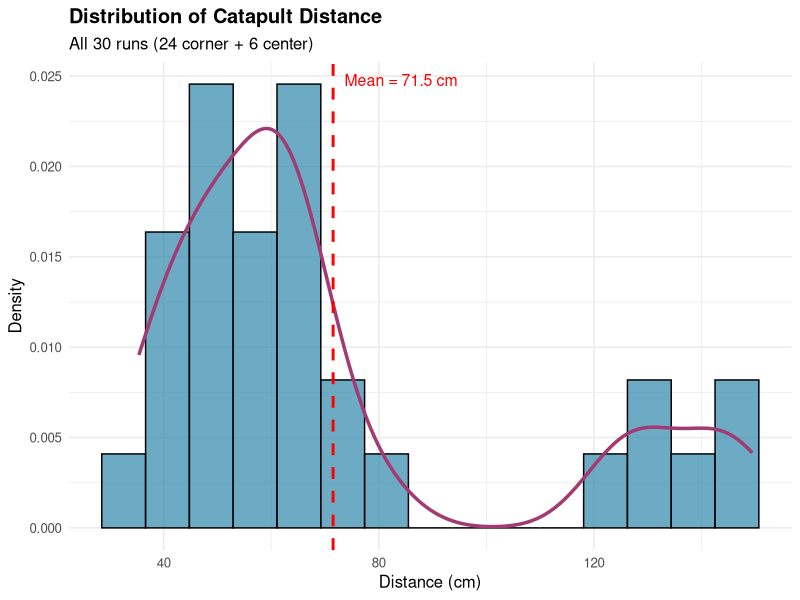
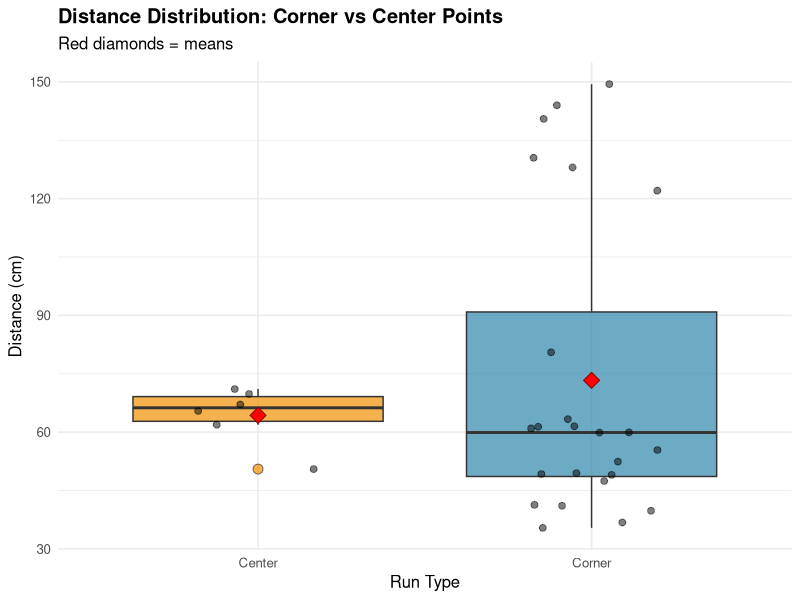
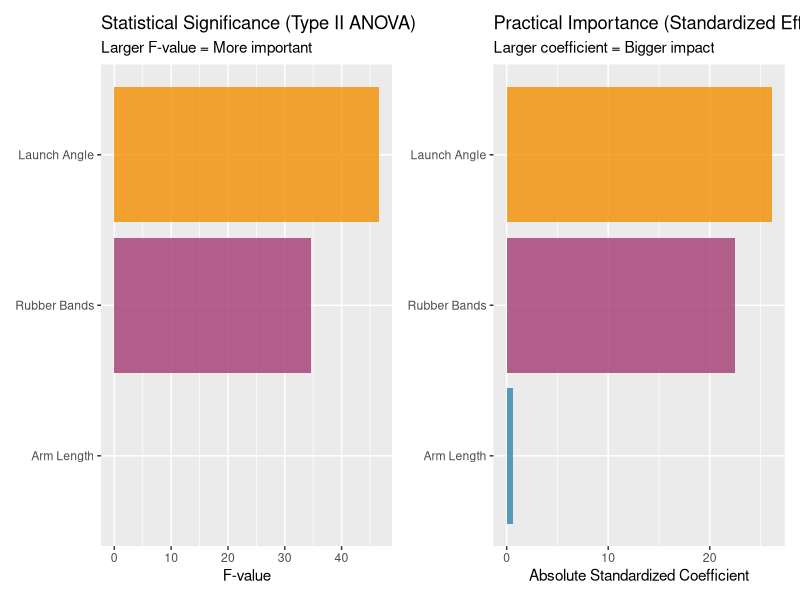
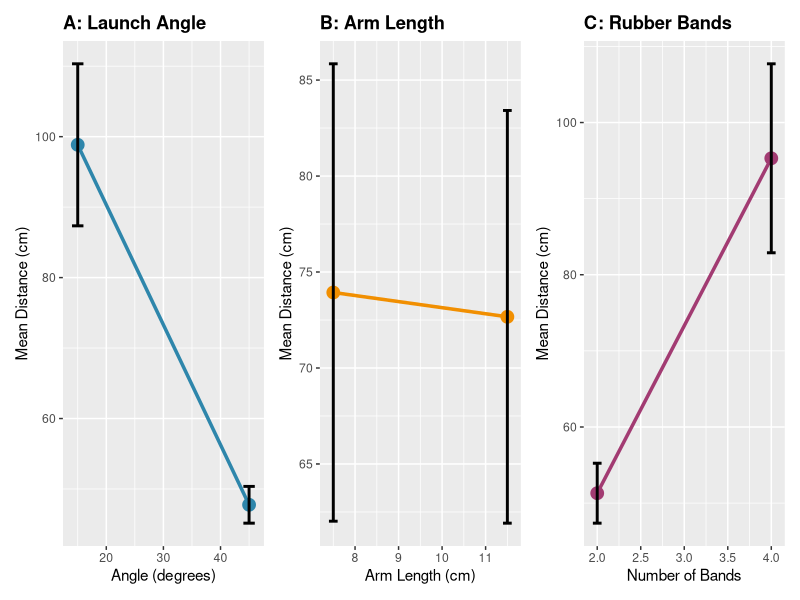
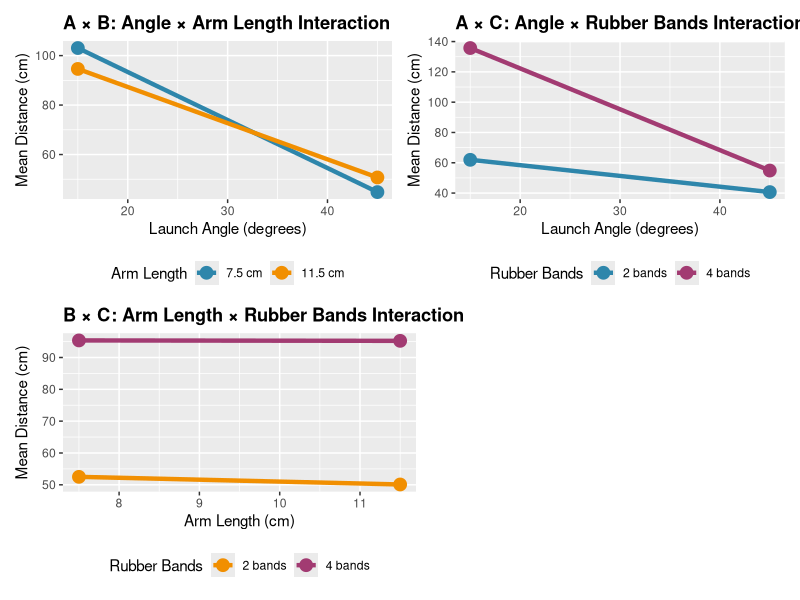
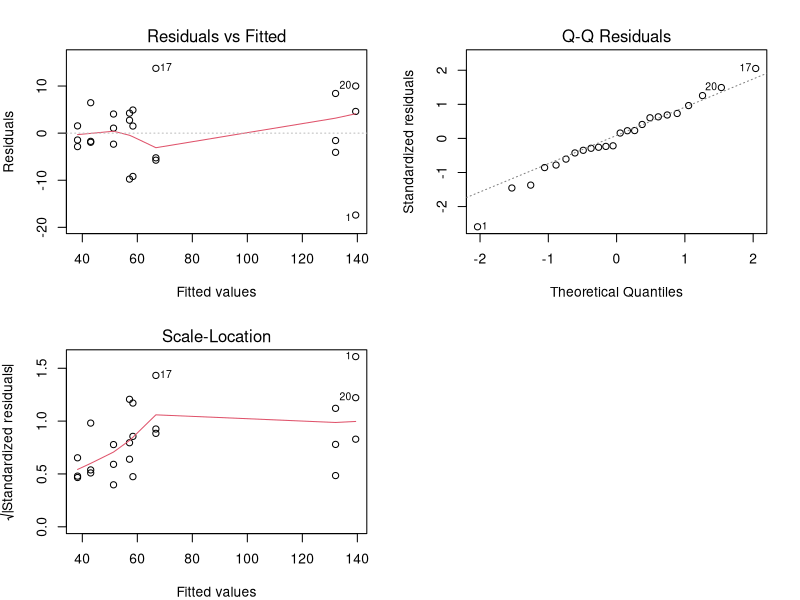

Write R code to recreate these figures, in order.
## ---- chunk 1
#| label: phase1-setup
#| message: false
#| warning: false

# Load required packages
library(tidyverse)
library(knitr)
library(kableExtra)
library(broom)

# Load the dataset
doe_data <- read_csv("Full_Factorial_Catapult_RunSheet.csv")

# Quick inspection
glimpse(doe_data)
## ---- chunk 2
#| label: phase1-structure

# Check run types
cat("\n\nRun type distribution:\n")
table(doe_data$RunType)

# Verify we have correct number of runs
cat("\n\nTotal runs:", nrow(doe_data))
cat("\nCorner points (RunType = 'Corner'):", sum(doe_data$RunType == "Corner"))
cat("\nCenter points (RunType = 'Center'):", sum(doe_data$RunType == "Center"))

# Check factor levels
cat("\n\nFactor levels check:")
cat("\nA_LaunchAngle unique values:", unique(doe_data$A_LaunchAngle))
cat("\nB_ArmLength unique values:", unique(doe_data$B_ArmLength))
cat("\nC_RubberBands unique values:", unique(doe_data$C_RubberBands))
## ---- chunk 3
#| label: phase1-descriptive

summary_stats <- doe_data %>%
  summarise(
    N = n(),
    Mean = mean(Distance_cm),
    Median = median(Distance_cm),
    SD = sd(Distance_cm),
    Min = min(Distance_cm),
    Max = max(Distance_cm),
    Range = Max - Min 
  )

summary_stats %>%
  mutate(across(where(is.numeric), ~round(., 2))) %>%
  kable(caption = "Overall Descriptive Statistics for Distance (cm)") %>%
  kable_styling(bootstrap_options = c("striped", "hover"), full_width = FALSE)
## ---- chunk 4
#| label: phase1-corner-vs-center

# Compare corner points vs center points
corner_center_comparison <- doe_data %>%
  group_by(RunType) %>%
  summarise(
    N = n(),
    Mean = mean(Distance_cm),
    SD = sd(Distance_cm),
    Min = min(Distance_cm),
    Max = max(Distance_cm),
  )

corner_center_comparison %>%
  mutate(across(where(is.numeric) & !N, ~round(., 2))) %>%
  kable(caption = "Corner Points vs Center Points Comparison") %>%
  kable_styling(bootstrap_options = c("striped", "hover"), full_width = FALSE)
## ---- chunk 5
#| label: phase1-treatment-summary

# Calculate mean distance for each treatment combination (corner points only)
treatment_summary <- doe_data %>%
  filter(RunType == "Corner") %>%
  group_by(LaunchAngle_deg, ArmLength_cm, RubberBands_count) %>%
  summarise(
    N = n(),
    Mean = mean(Distance_cm),
    SD = sd(Distance_cm),
    Min = min(Distance_cm),
    Max = max(Distance_cm),
    .groups = "drop"
  ) %>%
  arrange(desc(Mean))  # Sort by best performing first

treatment_summary %>%
  mutate(across(where(is.numeric) & !c(N, LaunchAngle_deg, RubberBands_count), ~round(., 2))) %>%
  kable(caption = "Treatment Combination Summary (Ranked by Mean Distance)") %>%
  kable_styling(bootstrap_options = c("striped", "hover"), full_width = FALSE)
## ---- chunk 6
#| label: phase1-distribution-plot
#| fig-width: 10
#| fig-height: 6

# Histogram with density overlay
ggplot(doe_data, aes(x = Distance_cm)) +
  geom_histogram(aes(y = after_stat(density)), 
                 bins = 15, fill = "#2E86AB", alpha = 0.7, color = "black") +
  geom_density(linewidth = 1.2, color = "#A23B72") +
  geom_vline(xintercept = mean(doe_data$Distance_cm), 
             linetype = "dashed", color = "red", linewidth = 1) +
  annotate("text", x = mean(doe_data$Distance_cm), y = Inf, 
           label = paste("Mean =", round(mean(doe_data$Distance_cm), 1), "cm"),
           vjust = 2, hjust = -0.1, color = "red", size = 4) +
  labs(
    title = "Distribution of Catapult Distance",
    subtitle = "All 30 runs (24 corner + 6 center)",
    x = "Distance (cm)",
    y = "Density"
  ) +
  theme_minimal(base_size = 12) +
  theme(plot.title = element_text(face = "bold"))
## ---- chunk 7
#| label: phase1-boxplot-runtype
#| fig-width: 8
#| fig-height: 6

# Boxplot comparing corner vs center points
ggplot(doe_data, aes(x = RunType, y = Distance_cm, fill = RunType)) +
  geom_boxplot(alpha = 0.7, outlier.shape = 21, outlier.size = 3) +
  geom_jitter(width = 0.2, alpha = 0.5, size = 2) +
  stat_summary(fun = mean, geom = "point", shape = 23, size = 4, 
               fill = "red", color = "darkred") +
  scale_fill_manual(values = c("Corner" = "#2E86AB", "Center" = "#F18F01")) +
  labs(
    title = "Distance Distribution: Corner vs Center Points",
    subtitle = "Red diamonds = means",
    x = "Run Type",
    y = "Distance (cm)"
  ) +
  theme_minimal(base_size = 12) +
  theme(
    plot.title = element_text(face = "bold"),
    legend.position = "none"
  )
## ---- chunk 8
#| label: phase1-outlier-check

# Calculate outliers using IQR method
Q1 <- quantile(doe_data$Distance_cm, 0.25)
Q3 <- quantile(doe_data$Distance_cm, 0.75)
IQR_val <- Q3 - Q1
lower_fence <- Q1 - 1.5 * IQR_val
upper_fence <- Q3 + 1.5 * IQR_val

# Identify potential outliers
outliers <- doe_data %>%
  filter(Distance_cm < lower_fence | Distance_cm > upper_fence) %>%
  select(RunOrder, RunType, LaunchAngle_deg, ArmLength_cm, RubberBands_count, Distance_cm)

cat("Outlier Detection (IQR Method):\n")
cat("Lower Fence:", round(lower_fence, 2), "cm\n")
cat("Upper Fence:", round(upper_fence, 2), "cm\n")
cat("\nNumber of potential outliers:", nrow(outliers), "\n\n")

if(nrow(outliers) > 0) {
  cat("Potential outlier runs:\n")
  print(outliers)
} else {
  cat("No outliers detected.\n")
}
## ---- chunk 9
#| label: phase2-data-prep

# Filter to corner points only (FULL factorial)
doe_corner <- doe_data %>%
  filter(RunType == "Corner")

cat("FULL FACTORIAL DATA:\n")
cat("  Corner points:", nrow(doe_corner), "\n")
cat("  Unique combinations:", 
    doe_corner %>% 
      distinct(LaunchAngle_deg, ArmLength_cm, RubberBands_count) %>% 
      nrow(), "\n\n")

# Create FRACTIONAL factorial subset (2^(3-1) design)
# Design generator: I = ABC (C = A × B)
fractional_runs <- doe_corner %>%
  filter(
    (LaunchAngle_deg == 15 & ArmLength_cm == 7.5 & RubberBands_count == 4) |
    (LaunchAngle_deg == 45 & ArmLength_cm == 7.5 & RubberBands_count == 2) |
    (LaunchAngle_deg == 15 & ArmLength_cm == 11.5 & RubberBands_count == 2) |
    (LaunchAngle_deg == 45 & ArmLength_cm == 11.5 & RubberBands_count == 4)
  )

cat("FRACTIONAL FACTORIAL SUBSET:\n")
cat("  Runs:", nrow(fractional_runs), "(4 corners × 3 replicates)\n")
cat("  Unique corners:", 
    fractional_runs %>% 
      distinct(LaunchAngle_deg, ArmLength_cm, RubberBands_count) %>% 
      nrow(), "\n")
cat("  Alias structure: [A]=A+BC, [B]=B+AC, [C]=C+AB\n")
## ---- chunk 10
#| label: phase2-fit-models

# FULL FACTORIAL MODELS (24 runs)
model_0 <- lm(Distance_cm ~ 1, data = doe_corner)

model_1 <- lm(Distance_cm ~ LaunchAngle_deg + ArmLength_cm + RubberBands_count, 
              data = doe_corner)

model_2 <- lm(Distance_cm ~ LaunchAngle_deg + ArmLength_cm + RubberBands_count +
                LaunchAngle_deg:ArmLength_cm + 
                LaunchAngle_deg:RubberBands_count + 
                ArmLength_cm:RubberBands_count,
              data = doe_corner)

model_3 <- lm(Distance_cm ~ LaunchAngle_deg * ArmLength_cm * RubberBands_count,
              data = doe_corner)

model_fractional <- lm(Distance_cm ~ LaunchAngle_deg + ArmLength_cm + RubberBands_count,
                       data = fractional_runs)
## ---- chunk 11
#| label: phase2-model-comparison
#| tbl-cap: "Model Comparison: Fit Statistics"

# Extract statistics for all models
model_comparison <- tibble(
  Model = c("Model 0 (Null)", 
            "Model 1 (Main Effects)", 
            "Model 1F (Fractional)", 
            "Model 2 (+ 2-way Interactions)", 
            "Model 3 (Full Model)"),
  Design = c("Full (24 runs)",
             "Full (24 runs)",
             "Fractional (12 runs)",
             "Full (24 runs)",
             "Full (24 runs)"),
  Formula = c("Distance ~ 1",
              "Distance ~ A + B + C",
              "Distance ~ A + B + C",
              "Distance ~ A + B + C + AB + AC + BC",
              "Distance ~ A * B * C"),
  Parameters = c(1, 4, 4, 7, 8),
  AIC = c(AIC(model_0), AIC(model_1), AIC(model_fractional), AIC(model_2), AIC(model_3)),
  BIC = c(BIC(model_0), BIC(model_1), BIC(model_fractional), BIC(model_2), BIC(model_3)),
  R_squared = c(
    summary(model_0)$r.squared,
    summary(model_1)$r.squared,
    summary(model_fractional)$r.squared,
    summary(model_2)$r.squared,
    summary(model_3)$r.squared
  ),
  Adj_R_squared = c(
    summary(model_0)$adj.r.squared,
    summary(model_1)$adj.r.squared,
    summary(model_fractional)$adj.r.squared,
    summary(model_2)$adj.r.squared,
    summary(model_3)$adj.r.squared
  ),
  RMSE = c(
    sigma(model_0),
    sigma(model_1),
    sigma(model_fractional),
    sigma(model_2),
    sigma(model_3)
  )
)

model_comparison %>%
  mutate(
    across(c(AIC, BIC), ~round(., 1)),
    across(c(R_squared, Adj_R_squared), ~round(. * 100, 1)),
    RMSE = round(RMSE, 2)
  ) %>%
  kable() %>%
  kable_styling(bootstrap_options = c("striped", "hover"), full_width = FALSE)
## ---- chunk 12
#| label: phase2-type2-anova
#| tbl-cap: "Type II ANOVA: Factor Importance Ranking"
#| message: false
library(car)
# Use Model 1 (main effects) for factor importance
# Type II tests each factor after accounting for others
type2_anova <- Anova(model_1, type = "II")

# Convert to tidy format
type2_results <- type2_anova %>%
  as.data.frame() %>%
  rownames_to_column("Factor") %>%
  as_tibble() %>%
  filter(Factor != "Residuals") %>%
  mutate(
    Factor = case_when(
      Factor == "LaunchAngle_deg" ~ "A: Launch Angle (degrees)",
      Factor == "ArmLength_cm" ~ "B: Arm Length (cm)",
      Factor == "RubberBands_count" ~ "C: Rubber Bands (count)",
      TRUE ~ Factor
    ),
    Percent_SS = (`Sum Sq` / sum(`Sum Sq`)) * 100,
    Significance = case_when(
      `Pr(>F)` < 0.001 ~ "***",
      `Pr(>F)` < 0.01 ~ "**",
      `Pr(>F)` < 0.05 ~ "*",
      TRUE ~ ""
    )
  ) %>%
  arrange(desc(`F value`)) %>%
  mutate(Rank = row_number())

# Display table
type2_results %>%
  select(Rank, Factor, `Sum Sq`, `F value`, `Pr(>F)`, Percent_SS, Significance) %>%
  mutate(
    `Sum Sq` = round(`Sum Sq`, 1),
    `F value` = round(`F value`, 2),
    `Pr(>F)` = ifelse(`Pr(>F)` < 0.001, "<0.001", round(`Pr(>F)`, 4)),
    Percent_SS = paste0(round(Percent_SS, 1), "%")
  ) %>%
  kable(col.names = c("Rank", "Factor", "Sum of Squares", "F-value", 
                      "P-value", "% Total SS", "Sig.")) %>%
  kable_styling(bootstrap_options = c("striped", "hover"), full_width = FALSE)
## ---- chunk 13
#| label: phase2-standardized-effects

# Standardize the predictors (z-scores)
doe_corner_std <- doe_corner %>%
  mutate(
    LaunchAngle_std = scale(LaunchAngle_deg)[,1],
    ArmLength_std = scale(ArmLength_cm)[,1],
    RubberBands_std = scale(RubberBands_count)[,1]
  )

# Fit model with standardized predictors
model_std <- lm(Distance_cm ~ LaunchAngle_std + ArmLength_std + RubberBands_std,
                data = doe_corner_std)

# Extract standardized coefficients
std_effects <- tidy(model_std) %>%
  filter(term != "(Intercept)") %>%
  mutate(
    Factor = case_when(
      term == "LaunchAngle_std" ~ "A: Launch Angle",
      term == "ArmLength_std" ~ "B: Arm Length",
      term == "RubberBands_std" ~ "C: Rubber Bands"
    ),
    abs_estimate = abs(estimate)
  ) %>%
  arrange(desc(abs_estimate)) %>%
  mutate(Rank = row_number())

# Display table
std_effects %>%
  select(Rank, Factor, estimate, std.error, statistic, p.value) %>%
  mutate(
    estimate = round(estimate, 3),
    std.error = round(std.error, 3),
    statistic = round(statistic, 2),
    p.value = ifelse(p.value < 0.001, "<0.001", round(p.value, 4))
  ) %>%
  kable(col.names = c("Rank", "Factor", "Std. Coefficient", "Std. Error", 
                      "t-value", "P-value"),
        caption = "Standardized Effects (Comparable Across Factors)") %>%
  kable_styling(bootstrap_options = c("striped", "hover"), full_width = FALSE)
## ---- chunk 14
#| label: phase2-importance-plot
#| fig-width: 10
#| fig-height: 6
#| fig-cap: "Factor Importance: Two Perspectives"

# Combine Type II and Standardized results
# Need to standardize the factor names first
importance_data <- type2_results %>%
  select(Factor, F_value = `F value`) %>%
  mutate(
    # Simplify factor names for matching
    Factor_simple = case_when(
      str_detect(Factor, "Launch Angle") ~ "Launch Angle",
      str_detect(Factor, "Arm Length") ~ "Arm Length",
      str_detect(Factor, "Rubber Bands") ~ "Rubber Bands"
    )
  ) %>%
  left_join(
    std_effects %>% 
      select(Factor, Std_Effect = estimate) %>%
      mutate(
        Factor_simple = case_when(
          str_detect(Factor, "Launch Angle") ~ "Launch Angle",
          str_detect(Factor, "Arm Length") ~ "Arm Length",
          str_detect(Factor, "Rubber Bands") ~ "Rubber Bands"
        )
      ),
    by = "Factor_simple"
  ) %>%
  select(Factor = Factor_simple, F_value, Std_Effect)

# Create side-by-side plots
p1 <- importance_data %>%
  ggplot(aes(x = reorder(Factor, F_value), y = F_value, fill = Factor)) +
  geom_col(alpha = 0.8) +
  coord_flip() +
  scale_fill_manual(values = c("Launch Angle" = "#F18F01", 
                                "Arm Length" = "#2E86AB", 
                                "Rubber Bands" = "#A23B72")) +
  labs(
    title = "Statistical Significance (Type II ANOVA)",
    subtitle = "Larger F-value = More important",
    x = NULL,
    y = "F-value"
  ) +
  theme(legend.position = "none")

p2 <- importance_data %>%
  ggplot(aes(x = reorder(Factor, abs(Std_Effect)), y = abs(Std_Effect), fill = Factor)) +
  geom_col(alpha = 0.8) +
  coord_flip() +
  scale_fill_manual(values = c("Launch Angle" = "#F18F01", 
                                "Arm Length" = "#2E86AB", 
                                "Rubber Bands" = "#A23B72")) +
  labs(
    title = "Practical Importance (Standardized Effects)",
    subtitle = "Larger coefficient = Bigger impact",
    x = NULL,
    y = "Absolute Standardized Coefficient"
  ) +
  theme(legend.position = "none")

# Combine plots
library(patchwork)
p1 + p2
## ---- chunk 15
#| label: phase2-main-effects
#| fig-width: 12
#| fig-height: 4
#| fig-cap: "Main Effects of Each Factor on Distance"

# Calculate main effects
main_effects_A <- doe_corner %>%
  group_by(LaunchAngle_deg) %>%
  summarise(
    mean_dist = mean(Distance_cm),
    se = sd(Distance_cm) / sqrt(n()),
    .groups = "drop"
  )

main_effects_B <- doe_corner %>%
  group_by(ArmLength_cm) %>%
  summarise(
    mean_dist = mean(Distance_cm),
    se = sd(Distance_cm) / sqrt(n()),
    .groups = "drop"
  )

main_effects_C <- doe_corner %>%
  group_by(RubberBands_count) %>%
  summarise(
    mean_dist = mean(Distance_cm),
    se = sd(Distance_cm) / sqrt(n()),
    .groups = "drop"
  )

# Create three plots
p_A <- ggplot(main_effects_A, aes(x = LaunchAngle_deg, y = mean_dist)) +
  geom_line(linewidth = 1.2, color = "#2E86AB") +
  geom_point(size = 4, color = "#2E86AB") +
  geom_errorbar(aes(ymin = mean_dist - se, ymax = mean_dist + se), 
                width = 2, linewidth = 1) +
  labs(title = "A: Launch Angle", x = "Angle (degrees)", y = "Mean Distance (cm)") +
  theme(plot.title = element_text(face = "bold"))

p_B <- ggplot(main_effects_B, aes(x = ArmLength_cm, y = mean_dist)) +
  geom_line(linewidth = 1.2, color = "#F18F01") +
  geom_point(size = 4, color = "#F18F01") +
  geom_errorbar(aes(ymin = mean_dist - se, ymax = mean_dist + se), 
                width = 0.2, linewidth = 1) +
  labs(title = "B: Arm Length", x = "Arm Length (cm)", y = "Mean Distance (cm)") +
  theme(plot.title = element_text(face = "bold"))

p_C <- ggplot(main_effects_C, aes(x = RubberBands_count, y = mean_dist)) +
  geom_line(linewidth = 1.2, color = "#A23B72") +
  geom_point(size = 4, color = "#A23B72") +
  geom_errorbar(aes(ymin = mean_dist - se, ymax = mean_dist + se), 
                width = 0.1, linewidth = 1) +
  labs(title = "C: Rubber Bands", x = "Number of Bands", y = "Mean Distance (cm)") +
  theme(plot.title = element_text(face = "bold"))

# Combine
p_A + p_B + p_C
## ---- chunk 16
#| label: phase2-interaction-plots
#| fig-width: 12
#| fig-height: 8
#| fig-cap: "Two-Way Interaction Plots"

# Calculate interaction effects
int_AB <- doe_corner %>%
  group_by(LaunchAngle_deg, ArmLength_cm) %>%
  summarise(mean_dist = mean(Distance_cm), .groups = "drop") %>%
  mutate(ArmLength_cm = factor(ArmLength_cm))

int_AC <- doe_corner %>%
  group_by(LaunchAngle_deg, RubberBands_count) %>%
  summarise(mean_dist = mean(Distance_cm), .groups = "drop") %>%
  mutate(RubberBands_count = factor(RubberBands_count))

int_BC <- doe_corner %>%
  group_by(ArmLength_cm, RubberBands_count) %>%
  summarise(mean_dist = mean(Distance_cm), .groups = "drop") %>%
  mutate(RubberBands_count = factor(RubberBands_count))

# Create interaction plots
p_AB <- ggplot(int_AB, aes(x = LaunchAngle_deg, y = mean_dist, 
                           color = ArmLength_cm, group = ArmLength_cm)) +
  geom_line(linewidth = 1.5) +
  geom_point(size = 4) +
  scale_color_manual(values = c("7.5" = "#2E86AB", "11.5" = "#F18F01"),
                     labels = c("7.5 cm", "11.5 cm")) +
  labs(title = "A × B: Angle × Arm Length Interaction",
       x = "Launch Angle (degrees)", 
       y = "Mean Distance (cm)",
       color = "Arm Length") +
  theme(legend.position = "bottom", plot.title = element_text(face = "bold"))

p_AC <- ggplot(int_AC, aes(x = LaunchAngle_deg, y = mean_dist,
                           color = RubberBands_count, group = RubberBands_count)) +
  geom_line(linewidth = 1.5) +
  geom_point(size = 4) +
  scale_color_manual(values = c("2" = "#2E86AB", "4" = "#A23B72"),
                     labels = c("2 bands", "4 bands")) +
  labs(title = "A × C: Angle × Rubber Bands Interaction",
       x = "Launch Angle (degrees)", 
       y = "Mean Distance (cm)",
       color = "Rubber Bands") +
  theme(legend.position = "bottom", plot.title = element_text(face = "bold"))

p_BC <- ggplot(int_BC, aes(x = ArmLength_cm, y = mean_dist,
                           color = RubberBands_count, group = RubberBands_count)) +
  geom_line(linewidth = 1.5) +
  geom_point(size = 4) +
  scale_color_manual(values = c("2" = "#F18F01", "4" = "#A23B72"),
                     labels = c("2 bands", "4 bands")) +
  labs(title = "B × C: Arm Length × Rubber Bands Interaction",
       x = "Arm Length (cm)", 
       y = "Mean Distance (cm)",
       color = "Rubber Bands") +
  theme(legend.position = "bottom", plot.title = element_text(face = "bold"))

library(patchwork)
(p_AB + p_AC) / (p_BC + plot_spacer())
## ---- chunk 17
#| label: phase2-bestfit

# Find best model by AIC
best_model_idx <- which.min(model_comparison$AIC)
best_model_name <- model_comparison$Model[best_model_idx]
best_r2 <- model_comparison$R_squared[best_model_idx]
best_adj_r2 <- model_comparison$Adj_R_squared[best_model_idx]

cat("RECOMMENDED MODEL:", best_model_name, "\n\n")
cat("Model Performance:\n")
cat("  - R² =", round(best_r2 * 100, 1), "%\n")
cat("  - Adjusted R² =", round(best_adj_r2 * 100, 1), "%\n")
cat("  - AIC =", round(model_comparison$AIC[best_model_idx], 1), "\n")
cat("  - BIC =", round(model_comparison$BIC[best_model_idx], 1), "\n\n")

cat("FACTOR IMPORTANCE RANKING:\n")
for(i in 1:nrow(type2_results)) {
  cat(sprintf("  %d. %s (F=%.1f, p%s)\n", 
              i, 
              type2_results$Factor[i],
              type2_results$`F value`[i],
              ifelse(type2_results$`Pr(>F)`[i] < 0.001, "<0.001", 
                     paste0("=", round(type2_results$`Pr(>F)`[i], 3)))))
}

## ---- chunk 18
#| label: phase3-center-data
#| message: false

# Separate center points from full data
center_points <- doe_data %>%
  filter(RunType == "Center")

# Verify center point configuration
cat("Center Point Configuration:\n")
cat("  Launch Angle:", unique(center_points$LaunchAngle_deg), "degrees\n")
cat("  Arm Length:", unique(center_points$ArmLength_cm), "cm\n")
cat("  Rubber Bands:", unique(center_points$RubberBands_count), "bands\n\n")

cat("Center Point Summary:\n")
cat("  N =", nrow(center_points), "runs\n")
cat("  Mean Distance =", round(mean(center_points$Distance_cm), 2), "cm\n")
cat("  SD =", round(sd(center_points$Distance_cm), 2), "cm\n")
cat("  Min =", round(min(center_points$Distance_cm), 2), "cm\n")
cat("  Max =", round(max(center_points$Distance_cm), 2), "cm\n")
## ---- chunk 19
#| label: phase3-predict-center

# Create prediction data frame (one row with center point values)
center_prediction_data <- data.frame(
  LaunchAngle_deg = 30,
  ArmLength_cm = 9.5,
  RubberBands_count = 3
)

# Predict what Model 2 expects at center point
predicted_center <- predict(model_2, newdata = center_prediction_data)

# Calculate actual center point mean
actual_center <- mean(center_points$Distance_cm)

# Calculate difference (curvature indicator)
curvature_gap <- actual_center - predicted_center

# Display results
cat("CURVATURE TEST: CENTER POINT ANALYSIS\n")

cat("Model 2 Prediction at Center Point:\n")
cat("  Predicted Distance =", round(predicted_center, 2), "cm\n\n")

cat("Actual Center Point Performance:\n")
cat("  Actual Mean Distance =", round(actual_center, 2), "cm\n")
cat("  Standard Deviation =", round(sd(center_points$Distance_cm), 2), "cm\n\n")

cat("Curvature Assessment:\n")
cat("  Gap (Actual - Predicted) =", round(curvature_gap, 2), "cm\n")
cat("  Percent Difference =", round((curvature_gap/predicted_center)*100, 1), "%\n\n")

if(curvature_gap < 0) {
  cat("  Direction: Center is BELOW prediction (downward curvature)\n")
} else {
  cat("  Direction: Center is ABOVE prediction (upward curvature)\n")
}
## ---- chunk 20
#| label: phase3-curvature-test

# Method 1: t-test comparing actual center to predicted
# H0: actual_center = predicted_center (linear model adequate)
# Ha: actual_center ≠ predicted_center (curvature exists)

# Calculate standard error
se_center <- sd(center_points$Distance_cm) / sqrt(nrow(center_points))

# Calculate t-statistic
t_stat <- (actual_center - predicted_center) / se_center

# Degrees of freedom
df <- nrow(center_points) - 1

# Two-tailed p-value
p_value <- 2 * pt(abs(t_stat), df = df, lower.tail = FALSE)

# Display test results
cat("STATISTICAL TEST FOR CURVATURE\n")

cat("Hypothesis Test:\n")
cat("  H₀: Center = Predicted (Linear model adequate)\n")
cat("  Hₐ: Center ≠ Predicted (Curvature exists)\n\n")

cat("Test Statistics:\n")
cat("  t-statistic =", round(t_stat, 3), "\n")
cat("  Degrees of freedom =", df, "\n")
cat("  P-value =", round(p_value, 4), "\n\n")

cat("Decision Criterion:\n")
cat("  Significance level: α = 0.05\n\n")

## ---- chunk 21
#| label: phase5-diagnostics
#| fig-width: 12
#| fig-height: 10
#| fig-cap: "Model 2 Diagnostic Plots"

# Create the 4 standard diagnostic plots
par(mfrow = c(2, 2), mar = c(4, 4, 3, 2))

plot(model_2, which = 1)
plot(model_2, which = 2)
plot(model_2, which = 3)
plot(model_2, which = 5)

par(mfrow = c(1, 1), mar = c(5, 4, 4, 2))

## ---- chunk 22
#| label: phase6-prediction-function

predict_distance <- function(angle, arm, bands, interval = "none") {
  
  # Create input data
  new_data <- data.frame(
    LaunchAngle_deg = angle,
    ArmLength_cm = arm,
    RubberBands_count = bands
  )
  
  # Get prediction
  if (interval == "none") {
    pred <- predict(model_2, newdata = new_data)
    return(round(pred, 1))
  } else {
    pred <- predict(model_2, newdata = new_data, interval = interval, level = 0.95)
    return(round(pred, 1))
  }
}
## ---- chunk 23
#| label: phase6-test-function

# Test optimal configuration
predict_distance(15, 7.5, 4)

# Test worst configuration  
predict_distance(45, 7.5, 2)

# Test center point
predict_distance(30, 9.5, 3)

# Test with confidence interval
predict_distance(15, 7.5, 4, interval = "confidence")

# Test with prediction interval
predict_distance(20, 10, 3.5, interval = "prediction")
